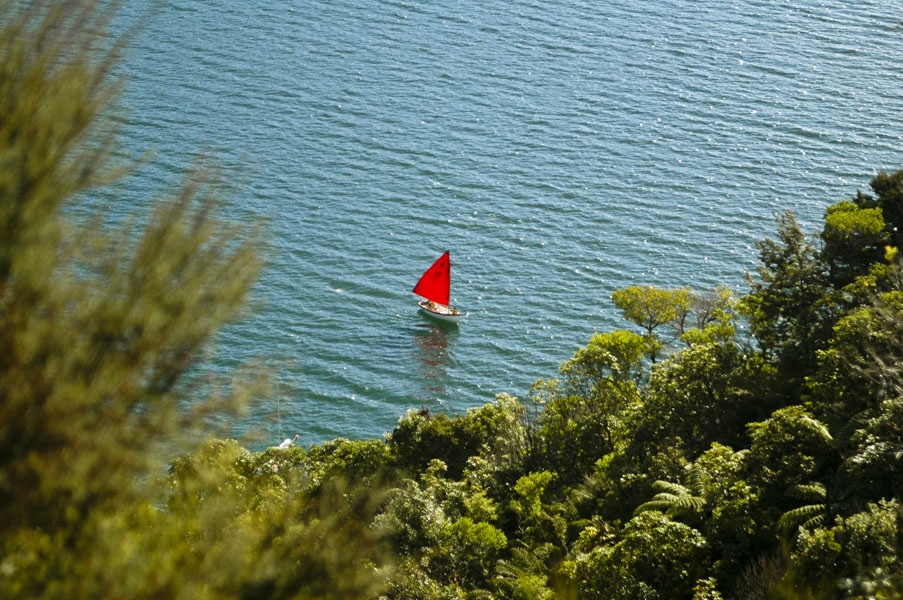
#> input picture class_02/assets/New_Zealand_Boat.jpg, 903 x 600 px, found by its file name
$ python save_images.py
#> lines starting #> are read from the running program, lines starting #| are printed output that depends on the picture
### class_02/resizing_images.py
from imports import *

# Method 1: Specifying Scaling Factor using fx and fy
img_NZ_bgr = cv2.imread("class_02/assets/New_Zealand_Boat.jpg", 1) # Load the image with color mode
#> img_NZ_bgr is the input picture: shape (600, 903, 3); mean B, G, R 96.6, 115, 98
img_NZ_rgb = cv2.cvtColor(img_NZ_bgr, cv2.COLOR_BGR2RGB) # Convert the image to RGB
cropped_region = img_NZ_rgb[200:400, 300:600] # Crop the image
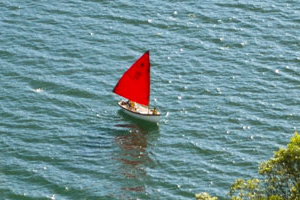
#> cropped_region: shape (200, 300, 3); mean R, G, B 111.8, 143.5, 147.6
resized_cropped_region_2x = cv2.resize(cropped_region, None, fx=2, fy=2)  # Resize the image
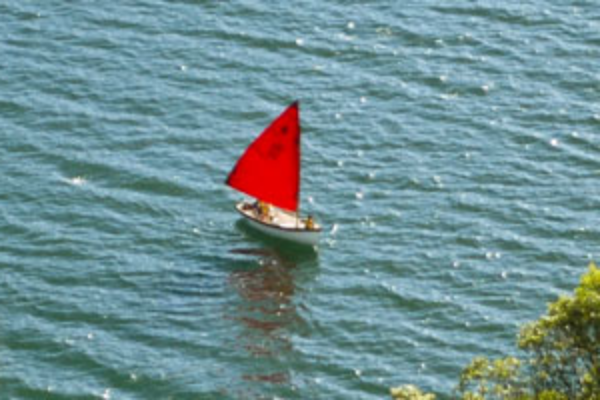
#> resized_cropped_region_2x: shape (400, 600, 3); mean R, G, B 111.8, 143.4, 147.6
plt.imshow(resized_cropped_region_2x) # Display the image
#> (this line was passed over: IPython is not available in this run)
plt.show() # Show the image

# Method 2: Specifying exact size of the output image (Problem with aspect ratio)
desired_width = 100 # Define the width
desired_height = 200 # Define the height
dim = (desired_width, desired_height) # Define the desired dimensions
resized_cropped_region = cv2.resize(cropped_region, dsize=dim, interpolation=cv2.INTER_AREA) # Resize background image to sae size as logo image
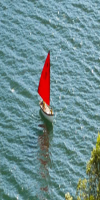
#> resized_cropped_region: shape (200, 100, 3); mean R, G, B 111.8, 143.5, 147.6
plt.imshow(resized_cropped_region) # Display the image
#> (this line was passed over: IPython is not available in this run)
plt.show() # Show the image

# Method 3: Resize while maintaining aspect ratio | Maintaining aspect ratio (Problem with quality)
desired_width = 100 # Define the width
aspect_ratio = desired_width / cropped_region.shape[1] # Calculate the aspect ratio
#> aspect_ratio = 0.333
desired_height = int(cropped_region.shape[0] * aspect_ratio) # Calculate the height
#> desired_height = 66
dim = (desired_width, desired_height) # Define the desired dimensions
#> dim = (100, 66)
resized_cropped_region = cv2.resize(cropped_region, dsize=dim, interpolation=cv2.INTER_AREA) # Resize background image to sae size as logo image
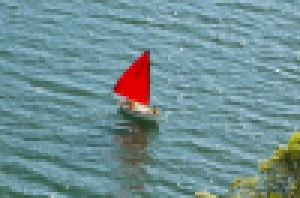
#> resized_cropped_region: shape (66, 100, 3) (shown 3 times larger); mean R, G, B 111.8, 143.5, 147.6
plt.imshow(resized_cropped_region) # Display the image
#> (this line was passed over: IPython is not available in this run)
plt.show() # Show the image

### class_02/save_images.py
from imports import *
from resizing_images import *

resized_cropped_region_2x = resized_cropped_region_2x[:,  :,  :: - 1] # Reverse the color channels
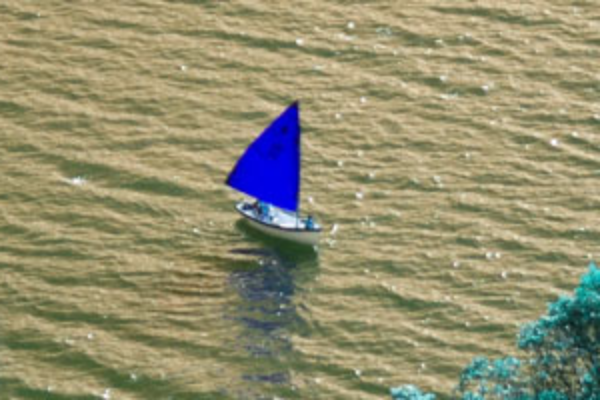
#> resized_cropped_region_2x: shape (400, 600, 3); mean R, G, B 147.6, 143.4, 111.8
cv2.imwrite ("resized_cropped_region_2x.png", resized_cropped_region_2x) # Save resized image to disk
